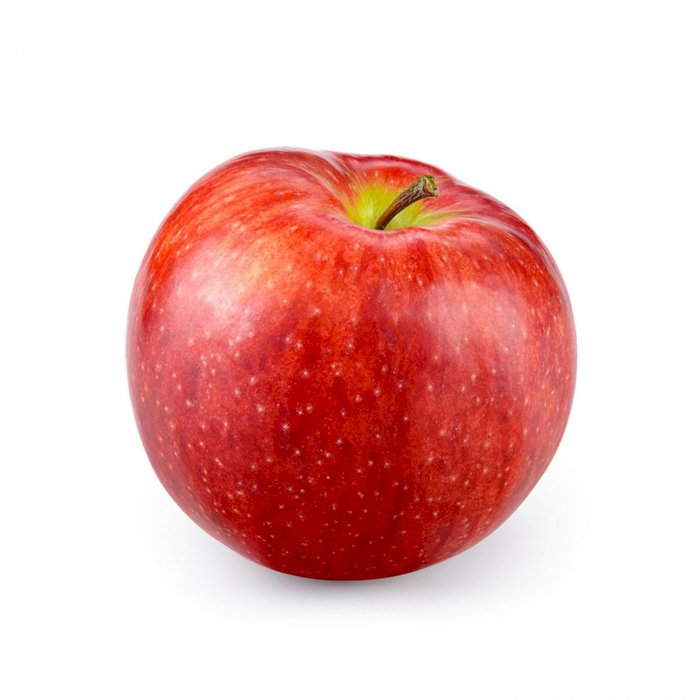
#> input picture apple.jpg, 700 x 700 px
$ jupyter execute --allow-errors '3. 동영상 만들기.ipynb'   (text cells are left out)
#> lines starting #> are read from the running program, lines starting #| are printed output that depends on the picture
[cell 1]
# %load apple.py
import cv2
from time import sleep

img_color = cv2.imread('apple.jpg', cv2.IMREAD_COLOR)
#> img_color is the input picture: shape (700, 700, 3); mean B, G, R 191.4, 194.3, 237.4

# cv2.namedWindow('Show Image')
cv2.imshow('Show Color Image', img_color)
#> (the rest of this cell did not finish here and is left out)

[cell 2]
import cv2

cap = cv2.VideoCapture(0)

ret, img_color = cap.read()
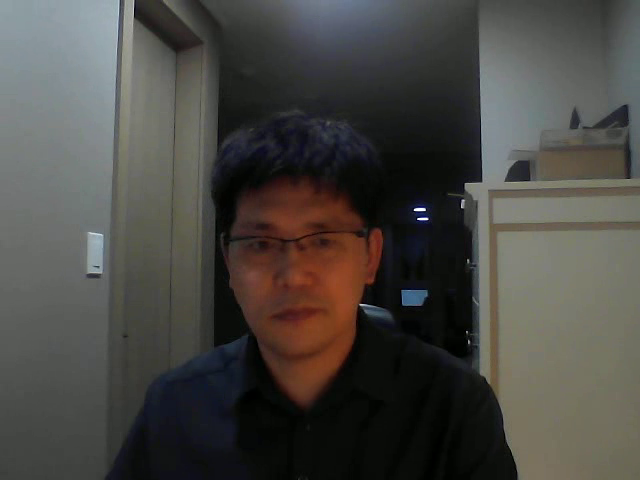
#> input picture frame 18 of output.avi, 640 x 480 px, given in place of the camera
#> img_color is the input picture: shape (480, 640, 3); mean B, G, R 67.3, 71.3, 73

cv2.imshow("Color", img_color)

cv2.waitKey(0)

cap.release()
cv2.destroyAllWindows()

[cell 3]
import cv2

cap = cv2.VideoCapture(0)

while True:

    ret, img_color = cap.read()

    if ret == False:
        continue


    img_gray = cv2.cvtColor(img_color, cv2.COLOR_BGR2GRAY)
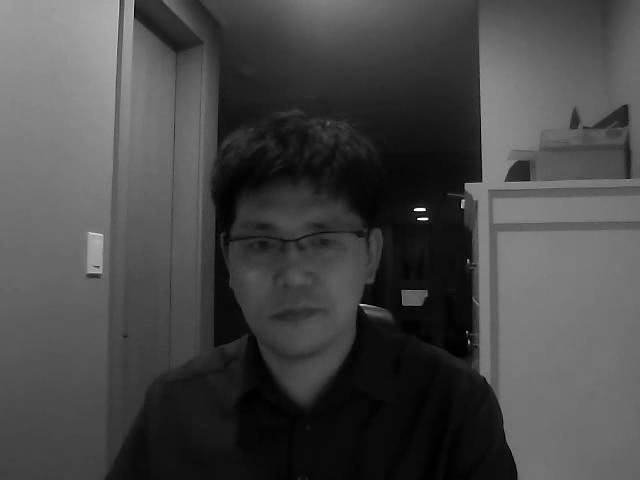
#> img_gray: shape (480, 640); min 0, max 255, mean 71.3


    cv2.imshow("Color", img_color)
    cv2.imshow("Gray", img_gray)

    if cv2.waitKey(1)&0xFF ==27:
#> (key Esc is pressed here)
        break

cap.release()
cv2.destroyAllWindows()

[cell 4]
import cv2

cap = cv2.VideoCapture(0)

fourcc = cv2.VideoWriter_fourcc(*'XVID')
writer = cv2.VideoWriter('output.avi', fourcc, 20.0, (640, 480))

while True:

    ret, img_color = cap.read()

    if ret == False:
        continue


    img_gray = cv2.cvtColor(img_color, cv2.COLOR_BGR2GRAY)


    cv2.imshow("Color", img_color)
    cv2.imshow("Gray", img_gray)

    writer.write(img_color)

    if cv2.waitKey(1)&0xFF ==27:
#> (key Esc is pressed here)
        break

cap.release()
writer.release()
cv2.destroyAllWindows()

[cell 5]
import cv2

cap = cv2.VideoCapture('output.avi')

fourcc = cv2.VideoWriter_fourcc(*'XVID')

while True:

    ret, img_color = cap.read()

    if ret == False:
        continue


    img_gray = cv2.cvtColor(img_color, cv2.COLOR_BGR2GRAY)


    cv2.imshow("Color", img_color)
    cv2.imshow("Gray", img_gray)

    if cv2.waitKey(1)&0xFF ==27:
#> (key Esc is pressed here)
